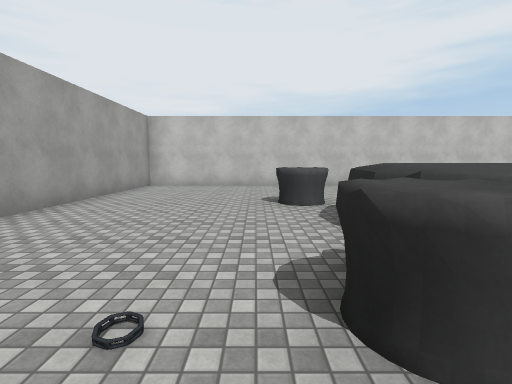
[1] (above)

22 first-person views from a walk through a scene from a Unity 3-D project. The camera is 1.5 m above the floor, tilts 6° down and sees 85° across. The floor is counted in squares, 2 m on a side. Each view is taken from the middle of a square. On the plan, view 1 faces up. The plan holds only what a view shows up to about 10 squares ahead; the rest is blank. The place goes on beyond the plan. The player is left out. Some animated figures are left out. Some surface patterns are stand-ins.

[2]
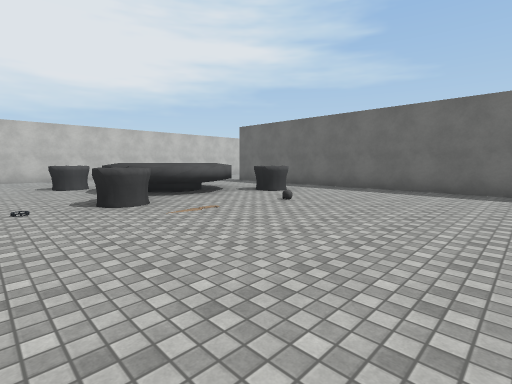

[3]
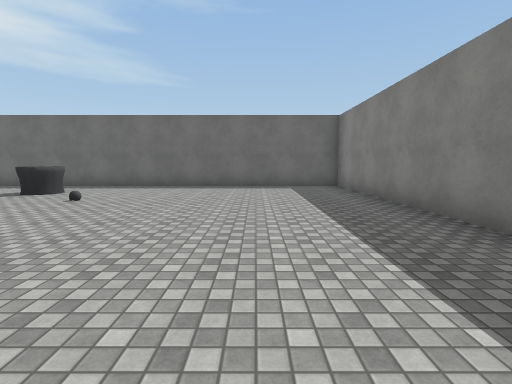

[4]
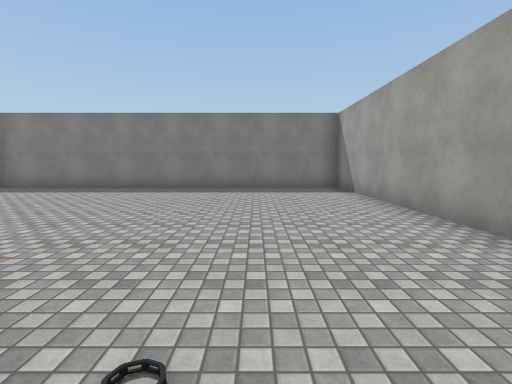

[5]
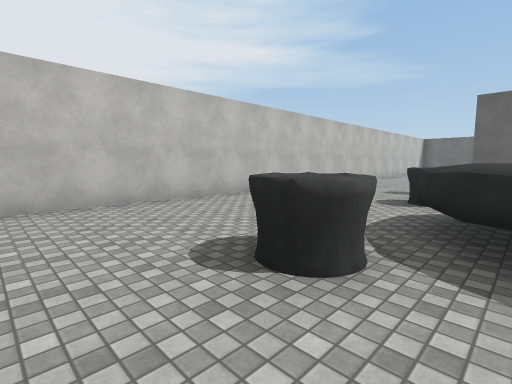

[6]
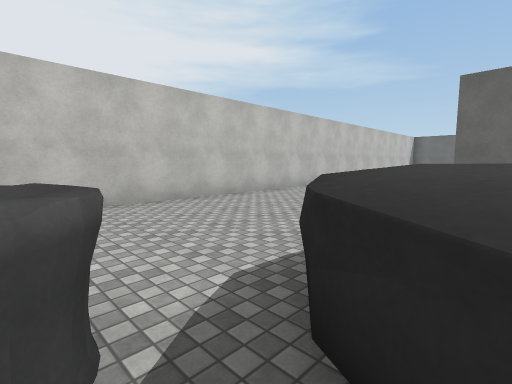

[7]
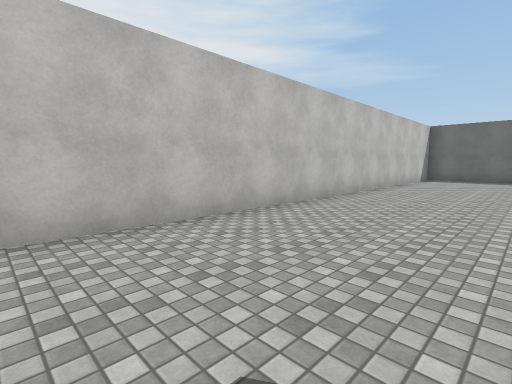

[8]
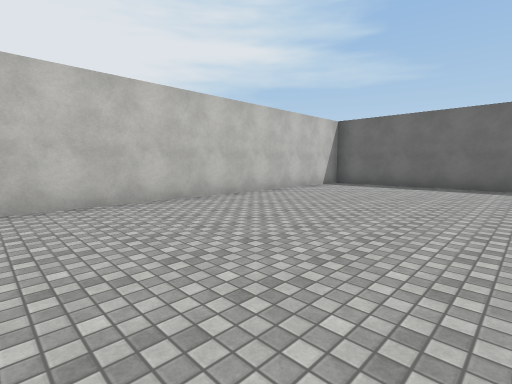

[9]
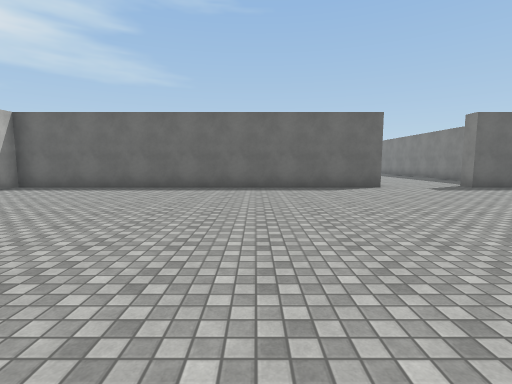

[10]
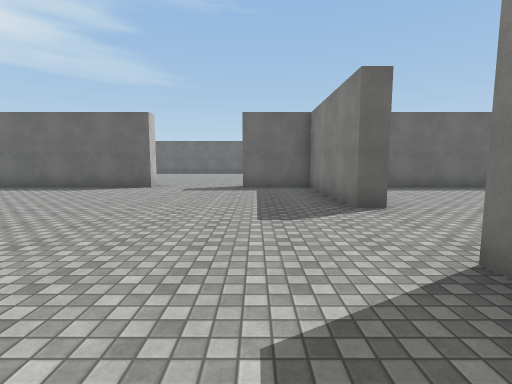

[11]
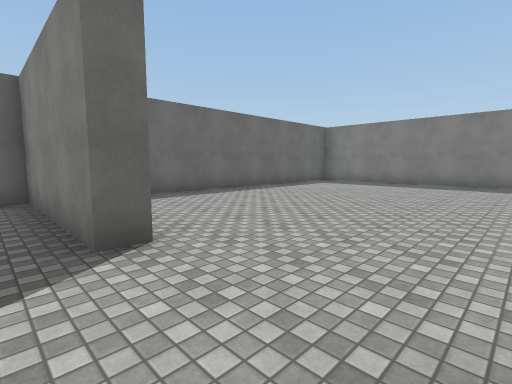

[12]
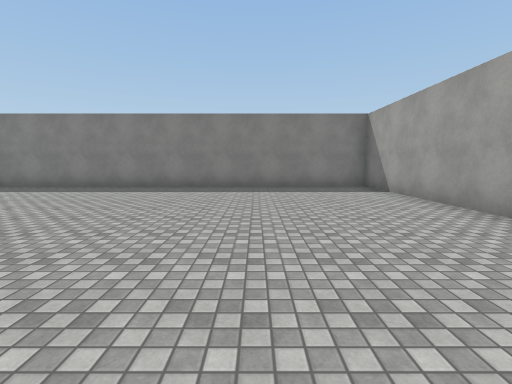

[13]
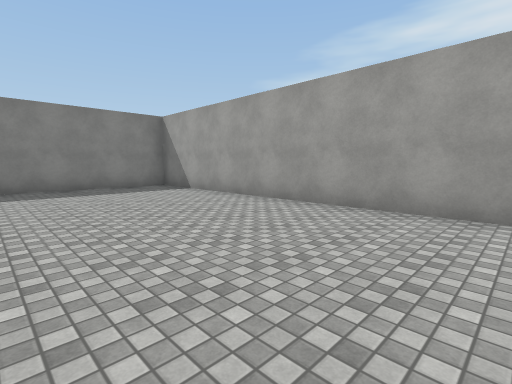

[14]
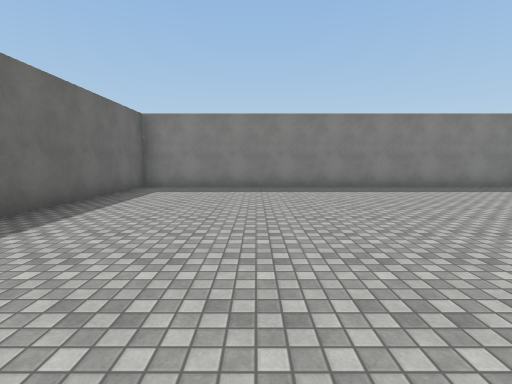

[15]
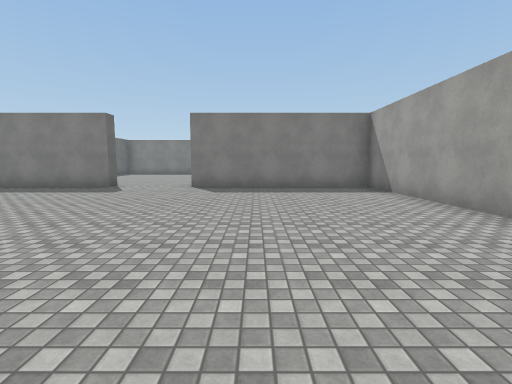

[16]
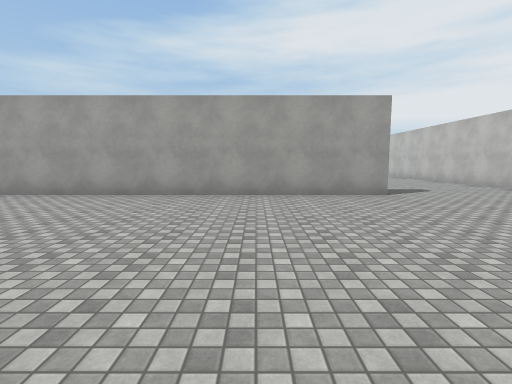

[17]
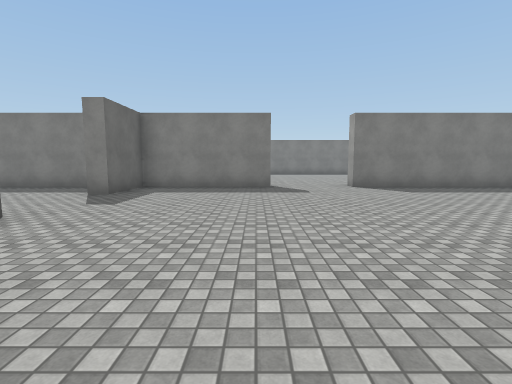

[18]
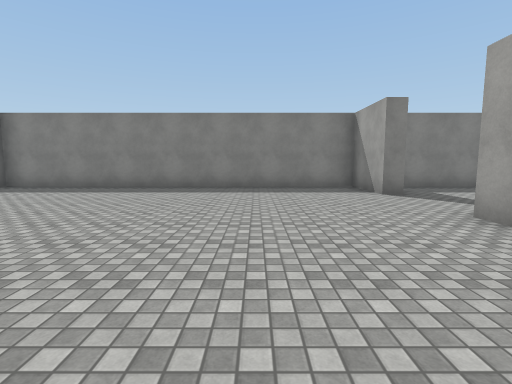

[19]
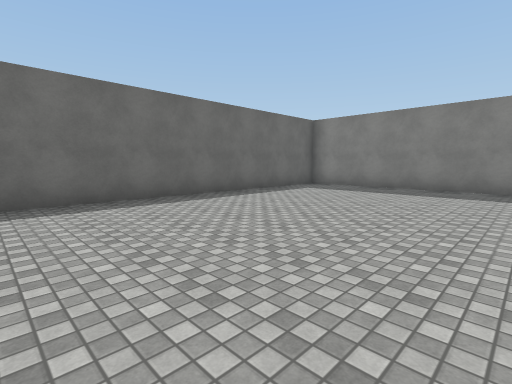

[20]
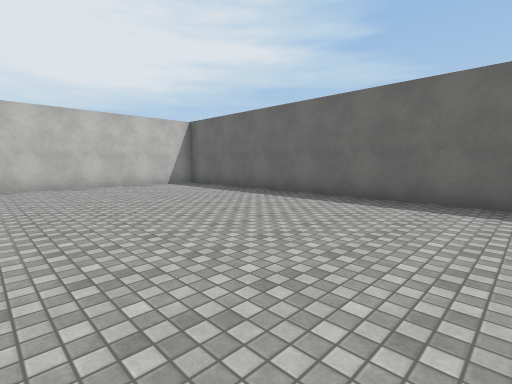

[21]
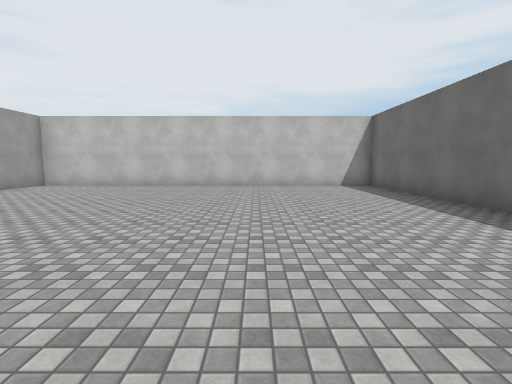

[22]
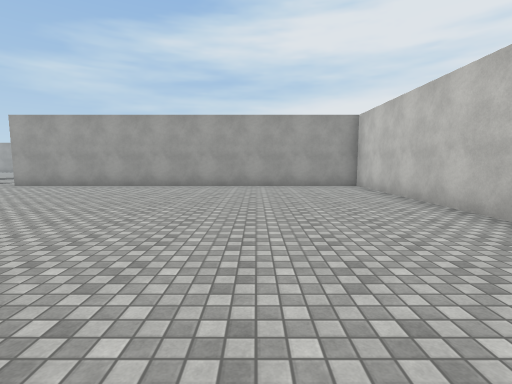

### Floor plan
Points are (right, up) in squares from view 1. A wall is a line through its corners. A room is listed if a view was taken in it or the views show most of it. See-through windows are left out.
Room 1 (views 1, 2, 3, 4, 5, 6, 7, 8, 9, 10, 11, 15, 16, 17)
walls: (4.2, 2.2) (3.7, 1.8); (7.5, 5.1) (7.5, -6.7) (13, -6.7) (13, -7.2); (3.8, 1.8) (3.2, 1.6) (2.7, 1.6) (2.2, 1.7) (1.7, 2); (1.8, 2) (1.3, 2.4); (1.3, 2.3) (1.1, 2.9); (1.2, 2.8) (1.2, 3.4); (1.3, 4) (1.6, 4.4) (2, 4.7) (2.5, 4.9); (15.5, -7.2) (15.5, -6.7) (19.5, -6.7) (19.5, -4.6) (20, -4.6); (-3.5, -0.6) (-3.5, -6.7) (7.1, -6.7) (7.1, 5.1); (20, -1.8) (19.5, -1.8) (19.5, 9.2) (-3.5, 9.2) (-3.5, 3.8)
ways out: opening at (14, -7.3) to room 2; opening at (21, -3) to room 3
objects: other object (-1, 1); other object (3, 0)
Room 2 (views 12, 13, 14)
walls: (7.5, -8.1) (7.5, -16.8) (19.5, -16.8) (19.5, -8.9)
ways out: opening at (14, -7.3) to room 1
Room 3 (views 18, 19, 20, 21, 22)
walls: (20, -4.6) (20, -6.7) (30.8, -6.7) (30.8, 9.2) (20, 9.2) (20, -1.8)
ways out: opening at (21, -3) to room 1

Where each view was taken, in squares from view 1:
view 1: 0 up, 0 right, facing up
view 2: 4 down, 1 left, facing up-right
view 3: 4 down, 2 left, facing right
view 4: 2 up, 1 left, facing down
view 5: 4 up, 1 left, facing up-right
view 6: 4 up, 1 right, facing up-right
view 7: 6 up, 6 right, facing up-right
view 8: 4 up, 10 right, facing up-right
view 9: 2 up, 11 right, facing right
view 10: 5 down, 11 right, facing right
view 11: 6 down, 13 right, facing down-right
view 12: 8 down, 11 right, facing down
view 13: 8 down, 12 right, facing down-left
view 14: 8 down, 16 right, facing down
view 15: 2 up, 11 right, facing down
view 16: 2 up, 14 right, facing left
view 17: 2 up, 16 right, facing down
view 18: 2 up, 23 right, facing down
view 19: 2 up, 25 right, facing down-right
view 20: 0 up, 25 right, facing up-right
view 21: 0 up, 27 right, facing up
view 22: 6 up, 29 right, facing left
